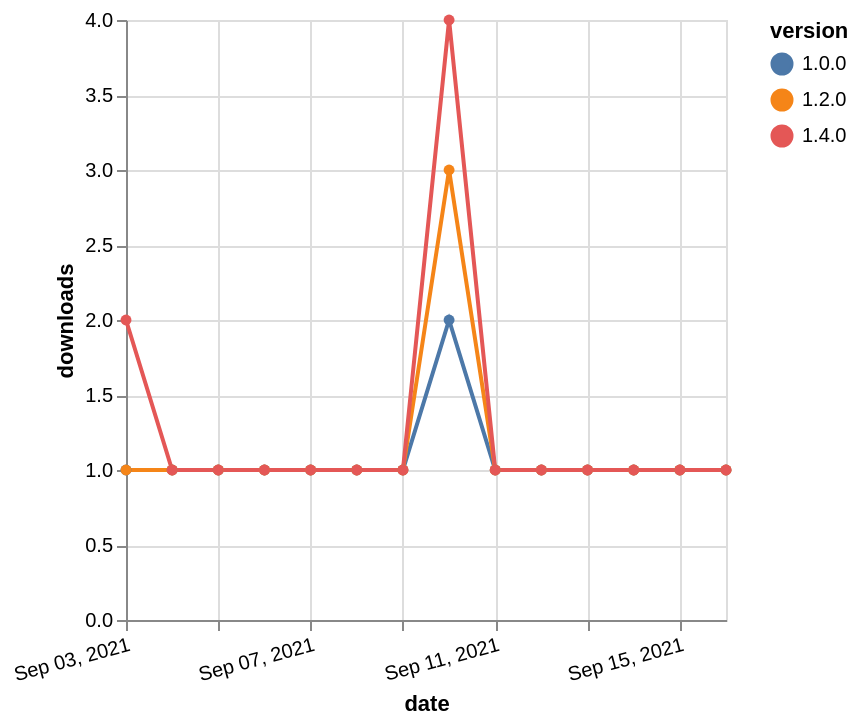

Vega-Lite specification for this chart:
### Vega-Lite specification from a JSON file in a GitHub repository (floating-point values rounded to 4 significant figures)
{"$schema": "https://vega.github.io/schema/vega-lite/v5.json", "description": "A simple bar chart with embedded data.", "data": {"values": [{"date": "2021-09-03", "total": 167, "delta": 1, "version": "1.0.0"}, {"date": "2021-09-04", "total": 168, "delta": 1, "version": "1.0.0"}, {"date": "2021-09-05", "total": 169, "delta": 1, "version": "1.0.0"}, {"date": "2021-09-06", "total": 170, "delta": 1, "version": "1.0.0"}, {"date": "2021-09-07", "total": 171, "delta": 1, "version": "1.0.0"}, {"date": "2021-09-08", "total": 172, "delta": 1, "version": "1.0.0"}, {"date": "2021-09-09", "total": 173, "delta": 1, "version": "1.0.0"}, {"date": "2021-09-10", "total": 175, "delta": 2, "version": "1.0.0"}, {"date": "2021-09-11", "total": 176, "delta": 1, "version": "1.0.0"}, {"date": "2021-09-12", "total": 177, "delta": 1, "version": "1.0.0"}, {"date": "2021-09-13", "total": 178, "delta": 1, "version": "1.0.0"}, {"date": "2021-09-14", "total": 179, "delta": 1, "version": "1.0.0"}, {"date": "2021-09-15", "total": 180, "delta": 1, "version": "1.0.0"}, {"date": "2021-09-16", "total": 181, "delta": 1, "version": "1.0.0"}, {"date": "2021-09-03", "total": 195, "delta": 1, "version": "1.2.0"}, {"date": "2021-09-04", "total": 196, "delta": 1, "version": "1.2.0"}, {"date": "2021-09-05", "total": 197, "delta": 1, "version": "1.2.0"}, {"date": "2021-09-06", "total": 198, "delta": 1, "version": "1.2.0"}, {"date": "2021-09-07", "total": 199, "delta": 1, "version": "1.2.0"}, {"date": "2021-09-08", "total": 200, "delta": 1, "version": "1.2.0"}, {"date": "2021-09-09", "total": 201, "delta": 1, "version": "1.2.0"}, {"date": "2021-09-10", "total": 204, "delta": 3, "version": "1.2.0"}, {"date": "2021-09-11", "total": 205, "delta": 1, "version": "1.2.0"}, {"date": "2021-09-12", "total": 206, "delta": 1, "version": "1.2.0"}, {"date": "2021-09-13", "total": 207, "delta": 1, "version": "1.2.0"}, {"date": "2021-09-14", "total": 208, "delta": 1, "version": "1.2.0"}, {"date": "2021-09-15", "total": 209, "delta": 1, "version": "1.2.0"}, {"date": "2021-09-16", "total": 210, "delta": 1, "version": "1.2.0"}, {"date": "2021-09-03", "total": 128, "delta": 2, "version": "1.4.0"}, {"date": "2021-09-04", "total": 129, "delta": 1, "version": "1.4.0"}, {"date": "2021-09-05", "total": 130, "delta": 1, "version": "1.4.0"}, {"date": "2021-09-06", "total": 131, "delta": 1, "version": "1.4.0"}, {"date": "2021-09-07", "total": 132, "delta": 1, "version": "1.4.0"}, {"date": "2021-09-08", "total": 133, "delta": 1, "version": "1.4.0"}, {"date": "2021-09-09", "total": 134, "delta": 1, "version": "1.4.0"}, {"date": "2021-09-10", "total": 138, "delta": 4, "version": "1.4.0"}, {"date": "2021-09-11", "total": 139, "delta": 1, "version": "1.4.0"}, {"date": "2021-09-12", "total": 140, "delta": 1, "version": "1.4.0"}, {"date": "2021-09-13", "total": 141, "delta": 1, "version": "1.4.0"}, {"date": "2021-09-14", "total": 142, "delta": 1, "version": "1.4.0"}, {"date": "2021-09-15", "total": 143, "delta": 1, "version": "1.4.0"}, {"date": "2021-09-16", "total": 144, "delta": 1, "version": "1.4.0"}]}, "width": "container", "mark": {"type": "line", "point": {"filled": true}}, "encoding": {"x": {"field": "date", "type": "temporal", "timeUnit": "yearmonthdate", "title": "date", "axis": {"labelAngle": -15}}, "y": {"field": "delta", "type": "quantitative", "title": "downloads"}, "color": {"field": "version", "type": "nominal"}, "tooltip": {"field": "delta"}}}
